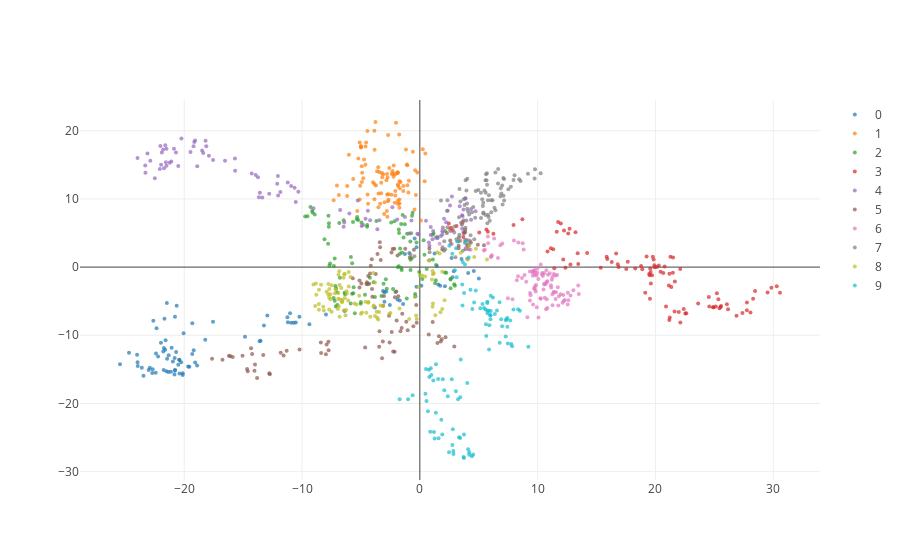

Notebook cell for this chart:
### Code cell
plotter(xs, style='.', reduce_kwargs={'ndims': 2})
